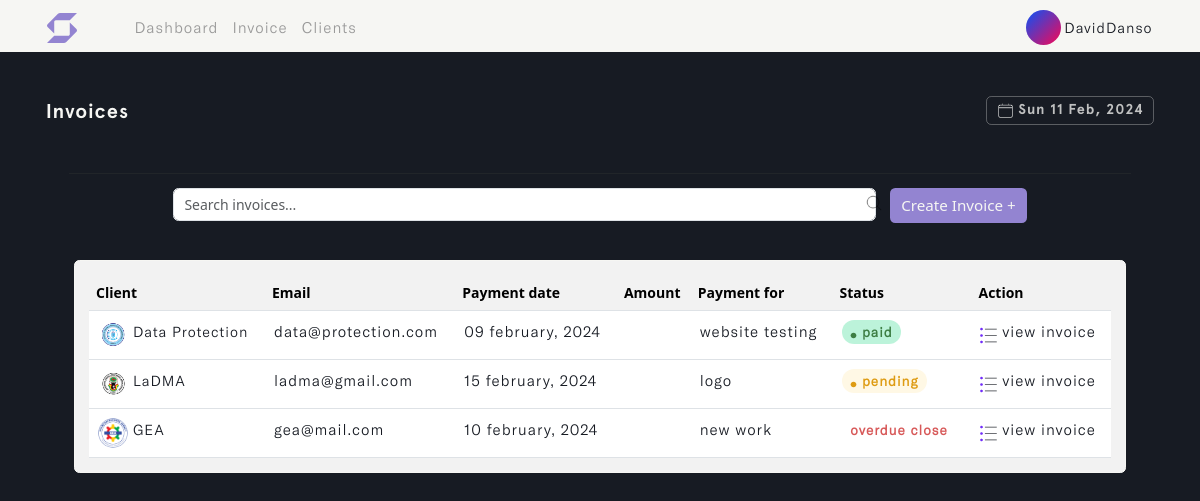
/invoice (signed in), run on an earlier commit of the app's database.
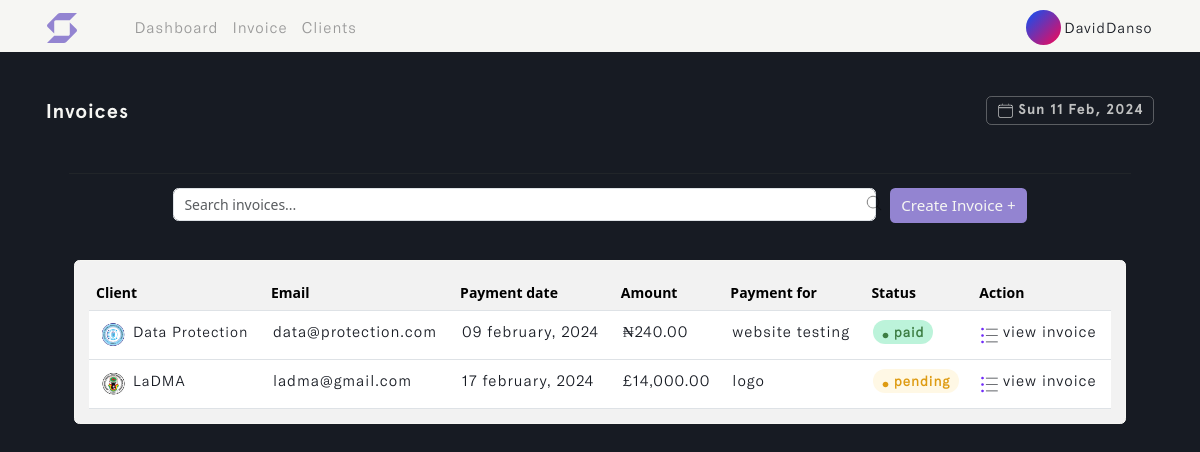
And on a later commit of the database.
### invoice/models.py (models this page shows, shortened)
class Invoice(models.Model):
    STATUS = (
        ('Pending', 'Pending'),
        ('Paid', 'Paid')
    )
    CURRENCY = (
        ('USD 🇺🇸', 'USD 🇺🇸'),
        ('GHS 🇬🇭', 'GHS 🇬🇭'),
        ('GBP 🇬🇧', 'GBP 🇬🇧'),
        ('EUR 🇪🇺', 'EUR 🇪🇺'),
        ('NGN 🇳🇬', 'NGN 🇳🇬'),
    )
    account_owner = models.ForeignKey(Profile, on_delete=models.CASCADE)
    project_name = models.CharField(max_length=255)
    project_duration = models.CharField(max_length=50)
    client_name = models.ForeignKey(Client, on_delete=models.CASCADE, to_field='name', related_name='invoice',
                                    help_text='Select a client for this entry.')
    invoice_status = models.CharField(max_length=200, choices=STATUS)
    payment_date = models.DateField(max_length=200, null=True)
    currency = models.CharField(max_length=200, choices=CURRENCY)
    invoice_image = models.ImageField(null=True, blank=True, upload_to='invoice_image/', default='invoice.png')
    client_note = models.TextField(max_length=100000, null=True, blank=True)
    total = models.IntegerField(default=0, null=True, blank=True)
    updated_time_stamp = models.DateTimeField(auto_now=True)
    created_time_stamp = models.DateTimeField(auto_now_add=True)
    id = models.UUIDField(default=uuid.uuid4, primary_key=True, unique=True, editable=False)
    class Meta:
        ordering = ['-updated_time_stamp']

class Client(models.Model):
    account_owner = models.ForeignKey(Profile, on_delete=models.CASCADE)
    name = models.CharField(max_length=50, unique=True)
    address = models.CharField(max_length=255, default='...')
    country = models.CharField(max_length=50)
    email = models.EmailField(max_length=100, unique=True, default='...')
    phone_number = models.IntegerField(null=True, blank=True, default='(xxx)xxx-xxxx')
    city_state = models.CharField(max_length=50)
    postal_code = models.CharField(max_length=30, default='...')
    client_avatar = models.ImageField(null=True, blank=True, upload_to='client_avatar/', default='emil-kowalski.png')
    updated_time_stamp = models.DateTimeField(auto_now=True)
    created_time_stamp = models.DateTimeField(auto_now_add=True)
    id = models.UUIDField(default=uuid.uuid4, primary_key=True, unique=True, editable=False)
    @property
    def imageURL(self):
        try:
            url = self.client_avatar.url
        except:
            url = ''
        return url
    class Meta:
        ordering = ['-updated_time_stamp']
    def __str__(self):
        return self.name

### invoice/views.py (the view, shortened to what this page needs)
# urls.py: path('invoice', views.create_invoice, name='invoice'),
@login_required(login_url='login')
def create_invoice(request):
    profile = request.user.profile
    invoices = profile.invoice_set.all()
    custom_range, invoices = paginateInvoice(request, 5, invoices)
    for invoice in invoices:
        invoice.due = (invoice.payment_date - datetime.now().date()).days
    form = InvoiceCreationForm(request.user, request.POST, request.FILES if request.method == "POST" else None)
    context = {'form': form, 'invoices': invoices,
               'custom_range': custom_range}
    return render(request, 'invoice/invoice.html', context)

### invoice/forms.py
class InvoiceCreationForm(ModelForm):
    payment_date = forms.DateField(widget=DateInput)
    class Meta:
        model = Invoice
        fields = ['project_name', 'project_duration', 'client_name',
                  'invoice_status', 'payment_date', 'currency', 'invoice_image',
                  'client_note']
    def __init__(self, user, *args, **kwargs):
        super(InvoiceCreationForm, self).__init__(*args, **kwargs)
        self.fields['invoice_status'].widget.choices = [('', 'Choose status')] + list(self.fields['invoice_status'].widget.choices)
        self.fields['currency'].widget.choices = [('', 'Choose currency')] + list(self.fields['currency'].widget.choices)
        self.fields['client_name'].queryset = Client.objects.filter(account_owner=user.profile)
        self.fields['currency'].widget.attrs.update({'id': 'currency_field'})
        for name, field in self.fields.items():
            field.widget.attrs.update({'class': 'input form-control'})

### user/models.py (called while the page is built)
    def __str__(self):
        return self.name

### invoice/templates/invoice/invoice.html (shortened to what this page needs)
{% load static %}
<!DOCTYPE html>
<html lang="en" class="js has-scroll-init has-scroll-smooth">
  <head>
    <link rel="stylesheet" href="{% static '/css/bootstrap.min.css' %}" />
    <link rel="stylesheet" href="{% static '/css/invoice.css' %}" />
  </head>
  <body
    id="pageTop"
    class="page-content"
    data-spy="scroll"
    data-target="#mainNav"
  >
    {% include 'invoice/nav.html' %}
    <main>
      <div data-scroll class="page page--layout-2" id="main">
        {% if invoices %}
        <div id="hero">
          <div class="container-fluid">
            <div class="hero-intro">
              <p>
                Invoices
                <span class="badge">
                  <img
                    src="{% static '/images/calendar.png' %}"
                    class="img-fluid calender-img"
                    alt="calender-img"
                  />
                  {% now "D d M, Y" %}
                </span>
              </p>
            </div>
          </div>
        </div>
        <div id="search">
          <div class="container-fluid">
            <div class="search-intro">
              <hr />
              <div class="row g-3 d-flex justify-content-center">
                <div class="col-md-8">
                  <img
                    src="{% static '/images/magnifying-glass.png' %}"
                    class="img-fluid search--img"
                    alt="search--img"
                  />
                  <input
                    type="text"
                    class="form-control live-search-box"
                    placeholder="Search invoices..."
                  />
                </div>
                <div class="col-auto">
                  <button
                    type="submit"
                    class="btn mb-3 invoice--btn"
                    data-bs-toggle="offcanvas"
                    data-bs-target="#offcanvasRight"
                    aria-controls="offcanvasRight"
                  >
                    Create Invoice +
                  </button>
                </div>
              </div>
            </div>
          </div>
        </div>
        {% include 'invoice/desktop-table.html' %}
        {% endif %}
      </div>
    </main>
  </body>
</html>

### invoice/templates/invoice/desktop-table.html (shortened to what this page needs)
{% load static %}
{% load humanize %}
<div id="desktop-table" class="live-search-list">
  <div class="container">
    <div class="desktop-table-intro">
      <div class="card">
        <div class="card-body">
          <table class="table table-hover" id="invoice_table">
            <thead>
              <tr>
                <th scope="col">Client</th>
                <th scope="col">Email</th>
                <th scope="col">Payment date</th>
                <th scope="col">Amount</th>
                <th scope="col">Payment for</th>
                <th scope="col">Status</th>
                <th scope="col">Action</th>
              </tr>
            </thead>
            <tbody>
              {% for invoice in invoices %}
              <tr id="search_invoice">
                <td id="client_name">
                  <img
                    src="{{invoice.client_name.imageURL}}"
                    class="img-fluid rounded-circle"
                    id="avatar-img"
                    alt="avatar-img"
                  />
                  {{invoice.client_name}}
                </td>
                <td>{{invoice.client_name.email | truncatechars:25}}</td>
                <td>{{invoice.payment_date|date:"d F, Y"}}</td>
                <td>
                  {% if invoice.currency == "GHS 🇬🇭" %}
                  ¢{{ invoice.total|floatformat:2|intcomma }}
                  {% elif invoice.currency == "USD 🇺🇸" %}
                  ${{ invoice.total|floatformat:2|intcomma }}
                  {% elif invoice.currency == "GBP 🇬🇧" %}
                  £{{ invoice.total|floatformat:2|intcomma }}
                  {% elif invoice.currency == "EUR 🇪🇺" %}
                  €{{ invoice.total|floatformat:2|intcomma }}
                  {% elif invoice.currency == "NGN 🇳🇬" %}
                  ₦{{ invoice.total|floatformat:2|intcomma }}
                  {% endif %}
                </td>
                <td>{{invoice.project_name | truncatechars:17}}</td>
                {% if invoice.due <= 3 and invoice.invoice_status != 'Paid' %}
                <td id="due_date">
                  <span class="badge">overdue close</span>
                </td>
                {% else %}
                {% if invoice.invoice_status == 'Pending' %}
                <td id="unpaid_status">
                  <span class="badge">
                    <img
                      src="{% static '/images/pending.svg' %}"
                      class="img-fluid"
                      id="clock-img"
                      alt="clock-img"
                    />
                    {{invoice.invoice_status}}
                  </span>
                </td>
                {% else %}
                <td id="paid_status">
                  <span class="badge">
                    <img
                      src="{% static '/images/paid.svg' %}"
                      class="img-fluid"
                      id="clock-img"
                      alt="clock-img"
                    />
                    {{invoice.invoice_status}}
                  </span>
                </td>
                {% endif %}
                {% endif %}
                <td>
                  <a href="{% url 'invoice-details' invoice.id %}">
                    <img
                      src="{% static '/images/list.png' %}"
                      class="img-fluid"
                      id="open_invoice-link"
                      alt="open_invoice-link"
                    />
                    view Invoice
                  </a>
                </td>
              </tr>
              {% endfor %}
            </tbody>
          </table>
        </div>
      </div>
    </div>
  </div>
</div>

What changed in the data, as far as the page shows it:
removed Invoice: client_name.imageURL (picture), client_name "GEA", client_name.email "gea@mail.com", payment_date "10 february, 2024", project_name "new work", invoice_status "overdue close"
changed Invoice "09 february, 2024": total (not shown) → "240.00"
changed Invoice "logo": payment_date "15 february, 2024" → "17 february, 2024"; total (not shown) → "14,000.00"
